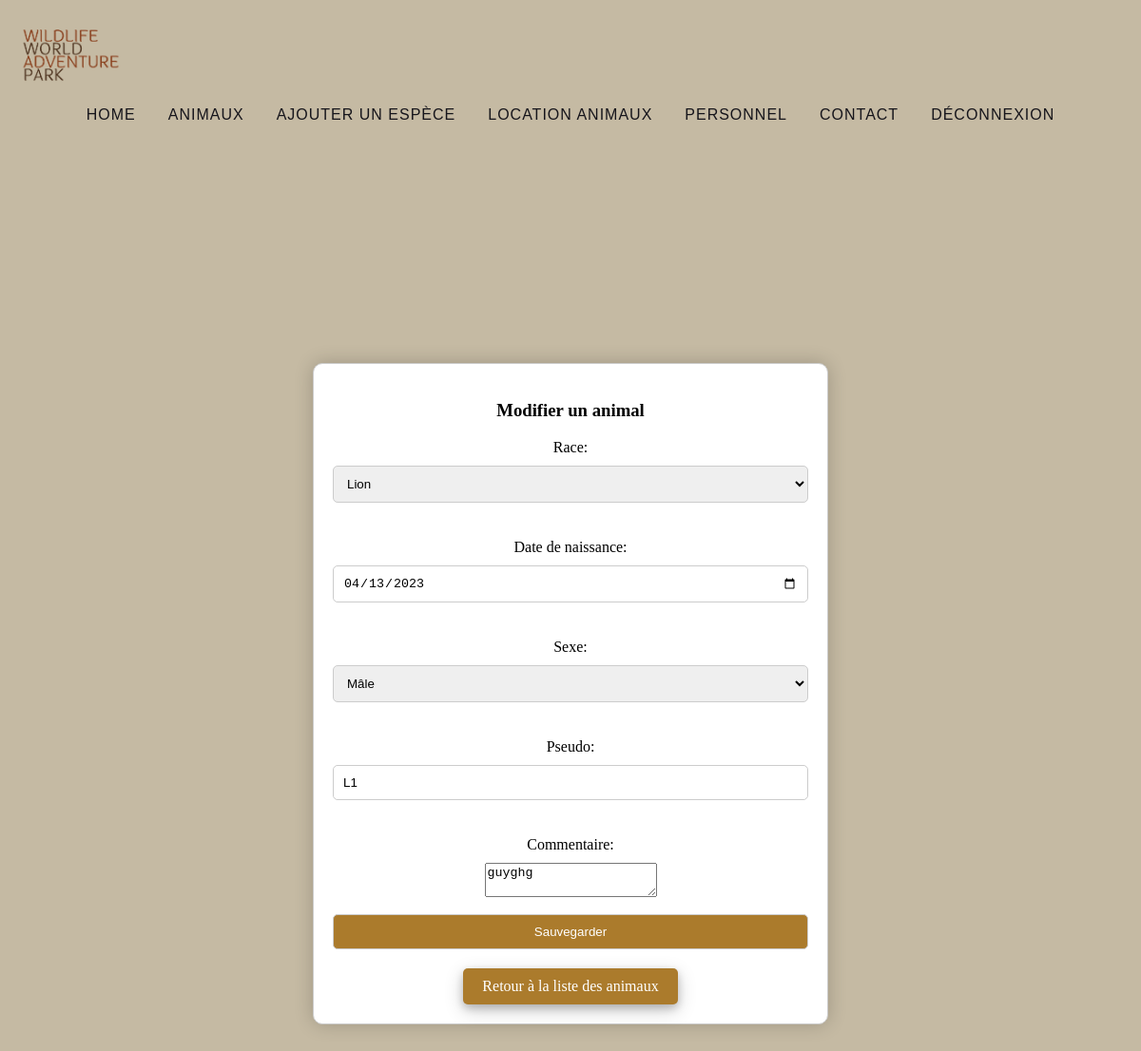
/animal/modifAnimal.php?animal_id=4 (signed in), run on the app's committed database.
### tables this page shows
CREATE TABLE IF NOT EXISTS `animaux` (
  `id` int(11) NOT NULL AUTO_INCREMENT,
  `race_id` int(11) NOT NULL,
  `date_naissance` date DEFAULT NULL,
  `sexe` enum('M','F') DEFAULT NULL,
  `pseudo` varchar(50) NOT NULL,
  `commentaire` varchar(255) DEFAULT NULL,
  PRIMARY KEY (`id`),
  KEY `race_id` (`race_id`)
);

CREATE TABLE IF NOT EXISTS `especes` (
  `id` int(11) NOT NULL AUTO_INCREMENT,
  `race` varchar(50) NOT NULL,
  `nourriture` enum('Carnivore','Herbivore','Omnivore') NOT NULL,
  `duree_vie` int(11) NOT NULL,
  `aquatique` tinyint(1) NOT NULL,
  PRIMARY KEY (`id`)
);

### repository/DBManagerEmploye.php (called while the page is built, shortened)
<?php
class DBManagerEmploye extends DBManager{
    public function getAnimalById($animalId)
    {
        $conn = $this->getConnection();
        $query = "SELECT * FROM animaux WHERE id = ?";
        $stmt = $conn->prepare($query);
        $stmt->bind_param("i", $animalId);
        $stmt->execute();
        $result = $stmt->get_result();
        return $result->fetch_assoc();
    }
    public function getAllRaces()
    {
        $conn = $this->getConnection();
        $query = "SELECT * FROM especes";
        $result = $conn->query($query);
        $races = array();
        while ($row = $result->fetch_assoc()) {
            $races[] = $row;
        }
        return $races;
    }
}

### src/animal/modifAnimal.php (the view, shortened to what this page needs)
<?php
require_once '../../repository/DBManagerEmploye.php';
$credentials = new Credentials();
$db = new DBManagerEmploye($credentials->getServername(),$credentials->getUserEmploye(), $credentials->getUserEmployePassword(), $credentials->getDatabaseName());
if(($_SERVER["REQUEST_METHOD"] == "GET")  && isset($_GET['animal_id'])){
    $animalId = $_GET['animal_id'];
    $animal = $db->getAnimalById($animalId);
    $races = $db->getAllRaces();
?>
<!DOCTYPE html>
<html lang="en">
<head>
    <link rel="stylesheet" href="../../css/navbar.css">
    <link rel="stylesheet" href="../../css/ajout_animal.css">
</head>
<body>
<div>
    <img src="../../images/logo.png" alt="Logo" class="logo-image">
    <nav class="navbar">
        <a class="nav-link" href="../menu.php">Home</a>
        <a class="nav-link" href="../animal/listeAnimaux.php">Animaux</a>
        <a class="nav-link" href="../ajoutespece.php">Ajouter un espèce</a>
        <a class="nav-link" href="../loc_animal/listeLocAnimaux.php">Location Animaux</a>
        <?php
        if ($_SESSION['role'] == "DIRECTEUR") {
            echo '<a class="nav-link" href="../personnel/listePersonnel.php">Personnel</a>';
        }
        ?>
        <a class="nav-link" href="../contact.php">Contact</a>
        <a class="nav-link" href="../deconnexion.php">Déconnexion</a>
    </nav>
</div>
<div class="container">
    <form action="modifAnimal.php" method="POST" class="animal-form">
        <h3 class="form-title">Modifier un animal</h3>
        <label for="race_id">Race:</label>
        <select name="race_id" required class="input-field">
            <?php foreach($races as $race): ?>
                <option value="<?php echo $race['id']; ?>" <?php if($animal['race_id']==$race['id']) echo 'selected'; ?>>
                    <?php echo $race['race']; ?>
                </option>
            <?php endforeach; ?>
        </select>
        <br>
        <label for="date_naissance">Date de naissance:</label>
        <input type="date" name="date_naissance" value="<?php echo $animal['date_naissance']; ?>" required class="input-field">
        <br>
        <label for="sexe">Sexe:</label>
        <select name="sexe" required class="input-field">
            <option value="M" <?php if($animal['sexe']=='M') echo 'selected'; ?>>Mâle</option>
        </select>
        <br>
        <label for="pseudo">Pseudo:</label>
        <input type="text" name="pseudo" value="<?php echo $animal['pseudo']; ?>" required class="input-field">
        <br>
        <label for="commentaire">Commentaire:</label>
        <textarea name="commentaire" class="input-field"><?php echo $animal['commentaire']; ?></textarea>
        <br>
        <input type="submit" value="Sauvegarder" class="submit-button">
        <center>
            <a href="listeAnimaux.php" class="back-button">Retour à la liste des animaux</a>
        </center>
    </form>
</div>
</body>
</html>
<?php
}
?>

### css/navbar.css (style rules this page uses)
.logo-image { max-height: 100px; width: auto; }
nav { width: 100%; top:50px; text-align:center; }
nav a { font-family: 'Oswald', sans-serif; font-weight:500; text-transform:uppercase; text-decoration:none; color:#16151b; margin:0 15px; font-size:16px; letter-spacing:1px; position:relative; display:inline-block; }
nav a:before { content:''; position: absolute; width: 100%; height: 3px; background:#16151b; top:47%; animation:out 0.2s cubic-bezier(1, 0, 0.58, 0.97) 1 both; }

### css/ajout_animal.css (style rules this page uses)
body { height: 100vh; justify-content: center; align-items: center; background-color: #c5baa3; }
.container { height: 150vh; display: flex; justify-content: center; align-items: center; }
.animal-form { padding: 20px; background-color: #fff; border-radius: 10px; box-shadow: 0px 0px 20px rgba(0, 0, 0, 0.2); display: flex; flex-direction: column; align-items: center; border: 1px solid #ccc; width: 500px; }
.animal-form label { display: block; margin-bottom: 10px; }
.animal-form input[type="text"], .animal-form input[type="date"], .animal-form input[type="submit"], .animal-form select { padding: 10px; border: 1px solid #ccc; border-radius: 5px; margin-bottom: 20px; width: 100%; box-sizing: border-box; }
.animal-form input[type="submit"] { background-color: #ab7b2c; color: white; cursor: pointer; }
.animal-form select { padding: 10px; border: 1px solid #ccc; border-radius: 5px; margin-bottom: 20px; width: 100%; box-sizing: border-box; }
.back-button { display: inline-block; padding: 10px 20px; background-color: #ab7b2c; color: #fff; text-align: center; text-decoration: none; font-size: 16px; border-radius: 5px; border: none; cursor: pointer; box-shadow: 0 4px 8px 0 rgba(0, 0, 0, 0.2), 0 6px 20px 0 rgba(0, 0, 0, 0.19); }

### data on the page
animaux: race_id "Lion", date_naissance "04/13/2023", sexe "Mâle", pseudo "L1", commentaire "guyghg"
